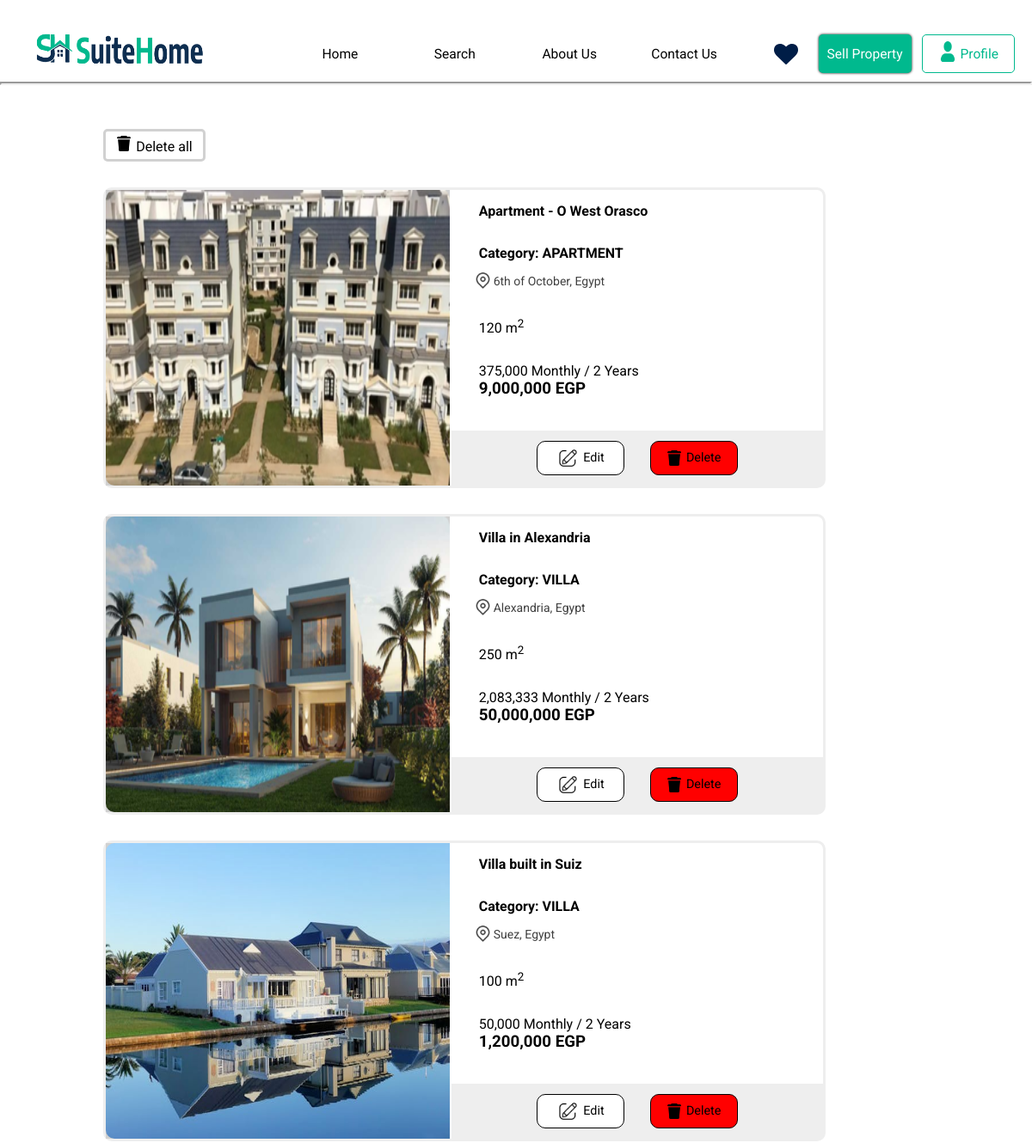
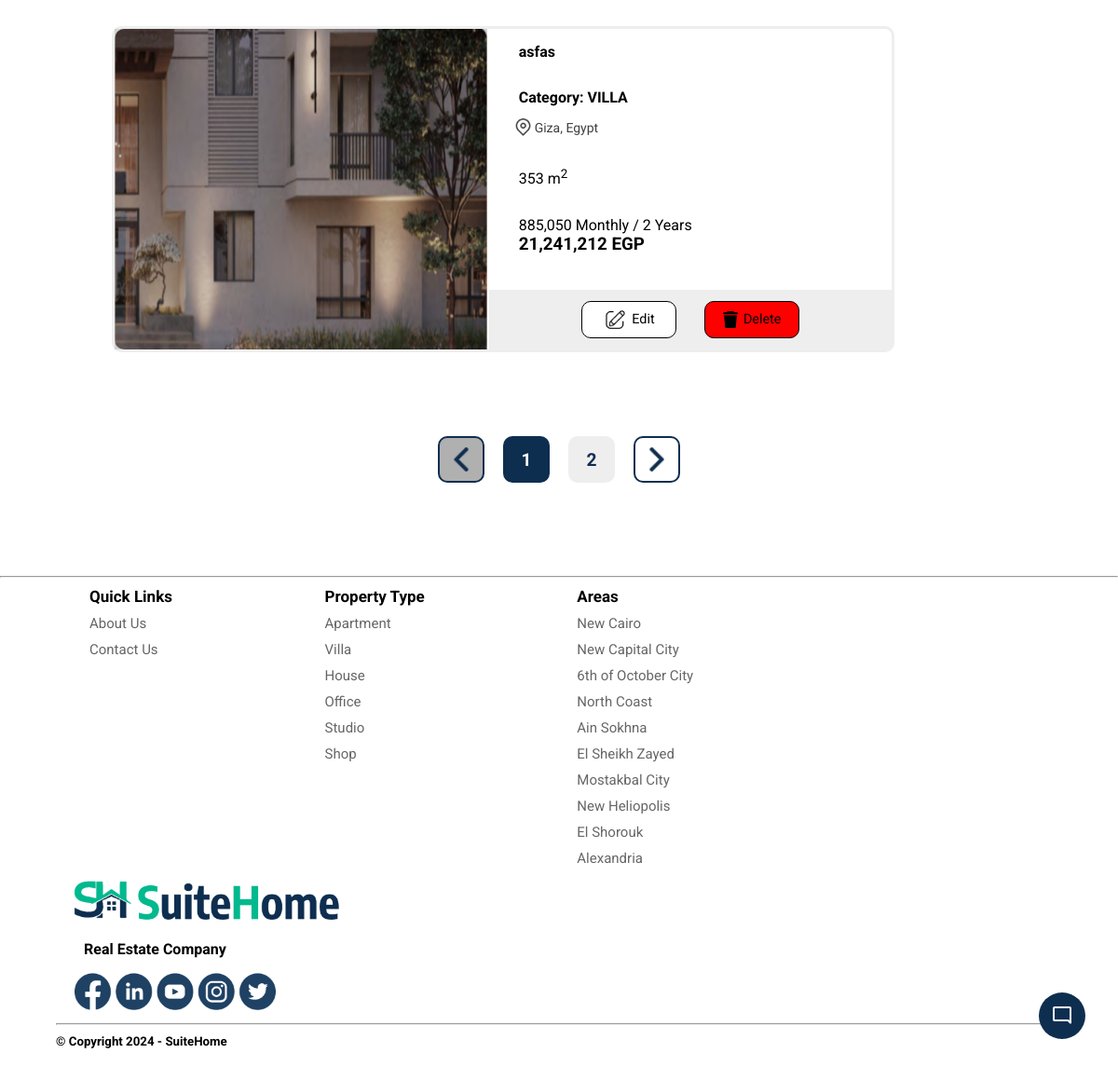
/your_properties/ (signed in), run on the app's committed database (2 pictures, top to bottom).
### Real_Estate_Portal/models.py (models this page shows, shortened)
class Property(models.Model):
    name = models.CharField(max_length=50)
    price = models.DecimalField(default=0,decimal_places=2,max_digits=10)
    Category=[
    ('APARTMENT','Apartment'),
    ('VILLA','Villa'),
    ('HOUSE','House'),
    ('APARTMENT','Apartment'),
    ('OFFICE','Office'),
    ('STUDIO','Studio'),
    ('SHOP','Shop')
    ]
    category = models.CharField(choices=Category,max_length=10)
    description = models.CharField(max_length=500,default='',blank=True,null=True)
    image1 = models.ImageField(upload_to='images/properties/')
    image2 = models.ImageField(upload_to='images/properties/')
    image3 = models.ImageField(upload_to='images/properties/')
    size = models.PositiveIntegerField(default=1)
    Bathrooms=models.PositiveIntegerField(default=1)
    Bedrooms=models.PositiveIntegerField(default=1)
    seller_ID = models.PositiveIntegerField(default=0,null=True)
    Buy = models.BooleanField(default=False) #0=not sold 1=buy
    city= models.CharField(default='City',max_length=50)
    floor_number = models.PositiveIntegerField(default=1)
    apartment_number = models.PositiveIntegerField(default=1)
    installment_years = models.PositiveIntegerField(default=1)
    longitude= models.DecimalField(default=0,decimal_places=15,max_digits=19)
    latitude= models.DecimalField(default=0,decimal_places=15,max_digits=19)

### Real_Estate_Portal/views.py (the view)
# urls.py: path('your_properties/',views.your_properties,name='your_properties'),
def your_properties(request):
    if loggedin(request):
        user=request.user
        g=Property.objects.filter(seller_ID=user.id)
        properties=Properties_Views(g,request)
        return render(request,'your_properties.html',{'properties':properties,'loggedin':loggedin(request)})
    else:
        return redirect('sign_up')

### Real_Estate_Portal/views.py (called while the page is built)
def loggedin(request):
    auth=False
    if request.user.is_authenticated:
        auth=True
    return auth

def Properties_Views(g,request):
    properties=[]
    for i in g:
        tmp=[]
        y=str(i.price)
        y=y[::-1]
        z=str(int(((i.price)/(i.installment_years))/12))
        z=z[::-1]
        if len(z)>=7:
         price_per_year_=z[0:3]+','+z[3:6]+','+z[6:]
        else:
         price_per_year_=z[0:3]+','+z[3:]
        if len(y)==5:
            price_=y[3:6]+','+y[6:9]+','+y[9:]
        else:
            price_=y[3:6]+','+y[6:9]+','+y[9:]
        price_=price_[::-1]
        price_per_year_=price_per_year_[::-1]
        tmp.append(i)
        tmp.append(price_)
        tmp.append(price_per_year_)
        properties.append(tmp)
    p = Paginator(properties,4)
    page = request.GET.get('page')
    paging= p.get_page(page)
    return paging

### Real_Estate_Portal/templates/your_properties.html (shortened to what this page needs)
{%load static%}
<!DOCTYPE html>
<html lang="en">
<head>
    <link rel="stylesheet" href="{% static 'your_properties.css'%}">
</head>
<body>
    {% include 'nav_bar.html' %}
    <main>
        {%if properties%}
        <div class="manage">
            <a href="{%url 'delete_all'%}">
                <button>
                    <img src="{% static '/imgs/delete.png'%}" alt="delete">Delete all
                </button>
            </a>
        </div>
        {%endif%}
        {%if properties%}
        {% for property in properties %}
        <div class="properties">
        <a class="property_link" href="{%url 'property' property.0.id %}">
            <img class="property_image" src="{{property.0.image1.url}}" alt="Apartment 4">
            </a>
            <div class="property_details">
                <h5>{{property.0.name}}</h5>
                <h4>Category: {{property.0.category}}</h4>
                <div class="location">
                    <img src="{% static '/imgs/gps.png'%}" alt="location">
                    <p>{{property.0.city}}, Egypt</p>
                </div>
                <p id="property-space">{{property.0.size}} m<sup>2</sup></p>
                <div class="price">
                    <p>{{property.2}} Monthly / {{property.0.installment_years}} Years </p>
                    <h3>{{property.1}} EGP</h3>
                </div>
                <div class="contact">
                <a href="{% url 'edit_property' property.0.id %}" id="e">
                    <button class="e"><img class="edit"  src="{% static '/imgs/edit.png'%}" alt="call">Edit</button>
                </a>
                <a href="{% url 'delete_property' property.0.id %}" id="d">
                    <button class="d"><img class="delete"  src="{% static '/imgs/delete.png'%}" alt="email">Delete</button>
                </a>
                </div>
            </div>
        </div>
        {%endfor%}
        {%else%}
        No properties listed on this account!
        {%endif%}
    </main>
    {%if properties%}
    <div class="page_selector">
        {% if properties.has_previous %}
            <a class="left_arrow" href="?page={{properties.previous_page_number}}">
                <img src="{%static '/imgs/arrow.png'%}" alt="left-arrow">
            </a>
            <a href="?page={{properties.previous_page_number}}">
                <button style="font-size: larger; color: #0e2e50; font-weight: bold;">{{properties.previous_page_number}}</button>
            </a>
        {%else%}
            <a class="left_arrow">
                <img style="background-color: rgb(176, 176, 176)" src="{%static '/imgs/arrow.png'%}" alt="left-arrow">
            </a>
        {% endif %}
        <a href="">
            <button style="font-size: larger; color: white; font-weight: bold; background-color: #0e2e50;">{{properties.number}}</button>
        </a>
        {% if properties.has_next %}
            <a href="?page={{properties.next_page_number}}">
                <button style="font-size: larger; color: #0e2e50; font-weight: bold;">{{properties.next_page_number}}</button>
            </a>
            <a class="right_arrow" href="?page={{properties.next_page_number}}">
                <img src="{%static '/imgs/arrow.png'%}" alt="right-arrow">
            </a>
        {%else%}
            <a class="right_arrow">
                <img style="background-color: rgb(176, 176, 176)" src="{%static '/imgs/arrow.png'%}" alt="right-arrow">
            </a>
        {% endif %}
    </div>
    {%endif%}
    {% include 'footer.html' %}
</body>
</html>

### Real_Estate_Portal/templates/nav_bar.html (shortened to what this page needs)
{%load static%}
<!DOCTYPE html>
<html lang="en">
<head>
    <link rel="stylesheet" href="https://cdnjs.cloudflare.com/ajax/libs/font-awesome/4.7.0/css/font-awesome.min.css">
    <link rel="stylesheet" href="{% static 'nav_bar.css'%}">
</head>
<body>
  <header>
    <nav>
            <div class="links-container">
                <a href="{% url 'home'%}" class="nav-logo"><img class="home-logo" src="{%static '/imgs/homepage logo.png'%}" alt=""></a>
                <div class="nav-buttons">
                  {%if b.0 == 1 %}
                    <a href="{% url 'home'%}" class="nav-btn"><button id="about">Home</button></a>
                  {%else%}
                    <a href="{% url 'home'%}" class="nav-btn"><button id="home">Home</button></a>
                  {%endif%}
                  {%if b.1 == 1 %}
                    <a href="{% url 'search'%}" class="nav-btn"><button id="about">Search</button></a>
                  {%else%}
                    <a href="{% url 'search'%}" class="nav-btn"><button id="home">Search</button></a>
                  {%endif%}
                  {%if b.2 == 1 %}
                    <a href="{%url 'about'%}" class="nav-btn"><button id="about">About Us</button></a>
                  {%else%}
                    <a href="{%url 'about'%}" class="nav-btn"><button id="home">About Us</button></a>
                  {%endif%}
                  {%if b.3 == 1 %}
                    <a href="{% url 'contact_us'%}" class="nav-btn"><button id="about">Contact Us</button></a>
                  {%else%}
                    <a href="{% url 'contact_us'%}" class="nav-btn"><button id="home">Contact Us</button></a>
                  {%endif%}
                </div>
                {%if loggedin%}
                <a href="{% url 'favorite'%}" id="favourite"><i class="fa fa-heart favourite-logo" alt=""></i></a>
                <a href="{% url 'list_property'%}" class="sell"><button id="sell">Sell Property</button></a>
                <a href="{% url 'profile'%}" class="login">
                    <button class="login-btn"><img class="login-icon" src="{%static '/imgs/login homepage.png'%}" alt="">Profile</button>
                </a>
                {%endif%}
            </div>
    </nav>
    <hr class="nav-line">
  </header>
</body>
</html>

### Real_Estate_Portal/templates/footer.html (shortened to what this page needs)
{%load static%}
<!DOCTYPE html>
<html lang="en">
<head>
    <link rel="stylesheet" href="{% static 'footer.css'%}">
</head>
<body>
{% include 'chatbot.html'%}
<hr class="footer_line">
    <footer>
        <div class="list">
            <ul class="list1">
                <h5>Quick Links</h5>
                <li><a href="{% url 'about'%}">About Us</a></li>
                <li><a href="{% url 'contact_us'%}">Contact Us</a></li>
            </ul>
            <ul class="list2">
                <h5>Property Type</h5>
                <li><a href="{% url 'type_search' 'Apartment'%}">Apartment</a></li>
                <li><a href="{% url 'type_search' 'Villa'%}">Villa</a></li>
                <li><a href="{% url 'type_search' 'House'%}">House</a></li>
                <li><a href="{% url 'type_search' 'Office'%}">Office</a></li>
                <li><a href="{% url 'type_search' 'Studio'%}">Studio</a></li>
                <li><a href="{% url 'type_search' 'Shop'%}">Shop</a></li>
            </ul>
            <ul class="list3">
                <h5>Areas</h5>
                <li><a href="{% url 'area_search' 'New Cairo' %}">New Cairo</a></li>
                <li><a href="{% url 'area_search' 'New Capital' %}">New Capital City</a></li>
                <li><a href="{% url 'area_search' '6th of October' %}">6th of October City</a></li>
                <li><a href="{% url 'area_search' 'North Coast' %}">North Coast</a></li>
                <li><a href="{% url 'area_search' 'Ain Sokhna' %}">Ain Sokhna</a></li>
                <li><a href="{% url 'area_search' 'El Sheikh Zayed' %}">El Sheikh Zayed</a></li>
                <li><a href="{% url 'area_search' 'Mostakbal City' %}">Mostakbal City</a></li>
                <li><a href="{% url 'area_search' 'New Heliopolis' %}">New Heliopolis</a></li>
                <li><a href="{% url 'area_search' 'El Shorouk' %}">El Shorouk</a></li>
                <li><a href="{% url 'area_search' 'Alexandria' %}">Alexandria</a></li>
            </ul>
        </div>
        <div class="social">
            <img class="footer_logo" src="{% static '/imgs/homepage logo.png'%}" alt="">
            <h4>Real Estate Company</h4>
            <div class="social_media">
                <a href=""><img src="{% static '/imgs/facebook_footer.png'%}" alt=""></a>
                <a href=""><img src="{% static '/imgs/linkedin_footer.png'%}" alt=""></a>
                <a href=""><img src="{% static '/imgs/youtube_footer.png'%}" alt=""></a>
                <a href=""><img src="{% static '/imgs/instagram_footer.png'%}" alt=""></a>
                <a href=""><img src="{% static '/imgs/twitter_footer.png'%}" alt=""></a>
            </div>
        </div>
        <hr>
        <h5 class="copyright">© Copyright 2024 - SuiteHome</h5>
    </footer>
</body>
</html>

### Real_Estate_Portal/templates/chatbot.html (shortened to what this page needs)
{%load static%}
<!DOCTYPE html>
<html lang="en">
<head>
    <link rel="stylesheet" href="{% static 'chatbot.css'%}">
</head>
<body>
  <button class="chatbot-toggler">
    <span class="material-symbols-rounded">mode_comment</span>
  </button>
 </body>
</html>

### static/your_properties.css (style rules this page uses)
:root { --dark-blue: #001d47; --light-green: #00b98e; }
* { box-sizing: border-box; font-family: Roboto , sans-serif; margin: 0; }
body { height: auto; margin-bottom: 20px; }
main { width: 70%; margin: 150px 25% 0px 10%; display: flex; flex-direction: column; justify-content: space-around; }
.manage { display: flex; flex-direction: row; justify-content: space-between; align-items: center; }
.manage button { padding: 5px; font-size: 16px; cursor: pointer; border-radius: 5px; background-color: #fff; border: #d1d1d1 3px solid; transition: background-color 0.5s , box-shadow 0.5s; }
.manage img { width: 18%; height: auto; margin-right: 5px; }
.properties { height: 350px; width: 100%; display: flex; flex-direction: row; border: 3px #eee solid; border-radius: 10px; margin-top: 30px; }
.property_link { width: 50%; background: #d1d1d1; }
.property_image { border-radius: 10px 0px 0px 10px; width: 100%; height: 100%; }
.property_details { width: 50%; margin-left: 4%; margin-top: 15px; display: flex; flex-direction: column; gap: 30px; }
.property_details h5 { font-weight: bold; font-size: 16px; }
.location { display: flex; flex-direction: row; align-items: center; margin-left: -8px; margin-top: -20px; font-size: 14px; color: #404040; }
.location img { width: 25px; }
.contact { width: 108%; display: flex; flex-direction: row; justify-content: center; gap: 30px; background-color: #eee; padding: 12px; margin-left: -8%; margin-top: 8px; }
.contact button { display: flex; flex-direction: row; align-items: center; justify-content: center; border-radius: 10px; gap: 5px; height: 40px; font-size: 1.2vw; cursor: pointer; }
#e { width: 25%; text-decoration: none; }
#d { width: 25%; text-decoration: none; }
.e { width: 100%; background-color: #fff; border: 1px solid #000; }
.d { width: 100%; background-color: #f00; border: 1px solid #000; }
.e , .d { transition: box-shadow 0.5s; }
.edit { width: 30%; }
.delete { width: 20%; }
.page_selector { width: 100%; display: flex; flex-direction: row; justify-content: center; margin-top: 90px; gap: 20px; }
.page_selector * { width: 50px; height: 50px; cursor: pointer; border-radius: 10px; }
.left_arrow img , .right_arrow img { padding: 10px; transition: background-color 0.5s; }
.left_arrow img { border: #0e2e50 2px solid; }
.right_arrow img { border: #0e2e50 2px solid ; transform: rotate(180deg); }
.page_selector button { border: none; background-color: #eee; font-size: 16px; transition: box-shadow 0.5s; }

### static/footer.css (style rules this page uses)
:root { --dark-blue: #001d47; --light-green: #00b98e; }
* { box-sizing: border-box; font-family: Roboto , sans-serif; margin: 0; }
body { height: auto; margin-bottom: 20px; }
.footer_line { margin-top: 100px; }
.list { display: flex; flex-direction: row; justify-content: start; text-wrap: nowrap; width: 60%; }
footer ul { list-style: none; font-size: 15px; margin-left: 5%; }
.list2 { margin-left: 13%; }
.list3 { margin-left: 13%; }
footer ul * { margin: 10px; }
footer ul a { color: #666; text-decoration: none; }
footer ul h5 { font-size: 17px; margin-left: 20px; }
.social { display: flex; flex-direction: column; margin-left: 80px; gap: 15px; }
.footer_logo { width: 300px; margin-left: -10px; }
.social h4 { margin-left: 10px; }
.social_media img { width: 40px; border-radius: 10px; transition: background-color 0.5s; }
footer hr { width: 90%; margin-left: 5%; margin-top: 10px; }
.copyright { margin-left: 5%; margin-top: 10px; }

### static/chatbot.css (style rules this page uses)
.chatbot-toggler { position: fixed; bottom: 30px; right: 35px; outline: none; border: none; height: 50px; width: 50px; display: flex; cursor: pointer; align-items: center; justify-content: center; border-radius: 50%; background: #0e2e50; transition: all 0.2s ease; }
.chatbot-toggler span { color: #fff; position: absolute; }

### data on the page
Property: image1 (picture), name "Apartment - O West Orasco", category "APARTMENT", city "6th of October", size "120", property "375,000", installment_years "2", price "9,000,000"
Property: image1 (picture), name "Villa in Alexandria", category "VILLA", city "Alexandria", size "250", property "2,083,333", installment_years "2", price "50,000,000"
Property: image1 (picture), name "Villa built in Suiz", category "VILLA", city "Suez", size "100", property "50,000", installment_years "2", price "1,200,000"
Property: image1 (picture), name "asfas", category "VILLA", city "Giza", size "353", property "885,050", installment_years "2", price "21,241,212"

### other printed values
{{ properties.number }} "1"
{{ properties.next_page_number }} "2"
